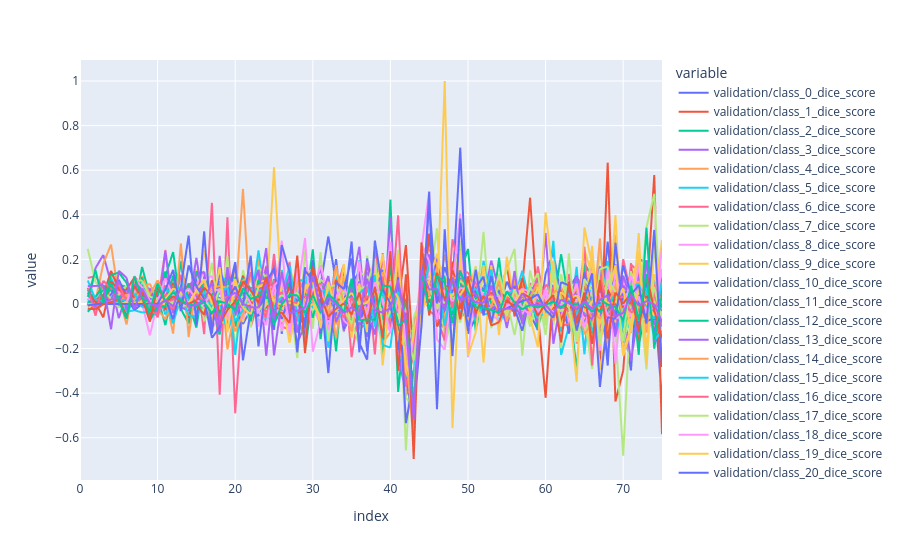

The code cell stored with this chart in its notebook:
### Markdown cell above
There doesn't seem to be a meaningfull shift in the ranks of valdidatoin/dice_score before and after the loss cravasse.

### Code cell
val_cls = df.filter(axis="columns", regex="validation/class*")

px.line((val_cls.diff() - val_cls.min()) / (val_cls.max() - val_cls.min()))
